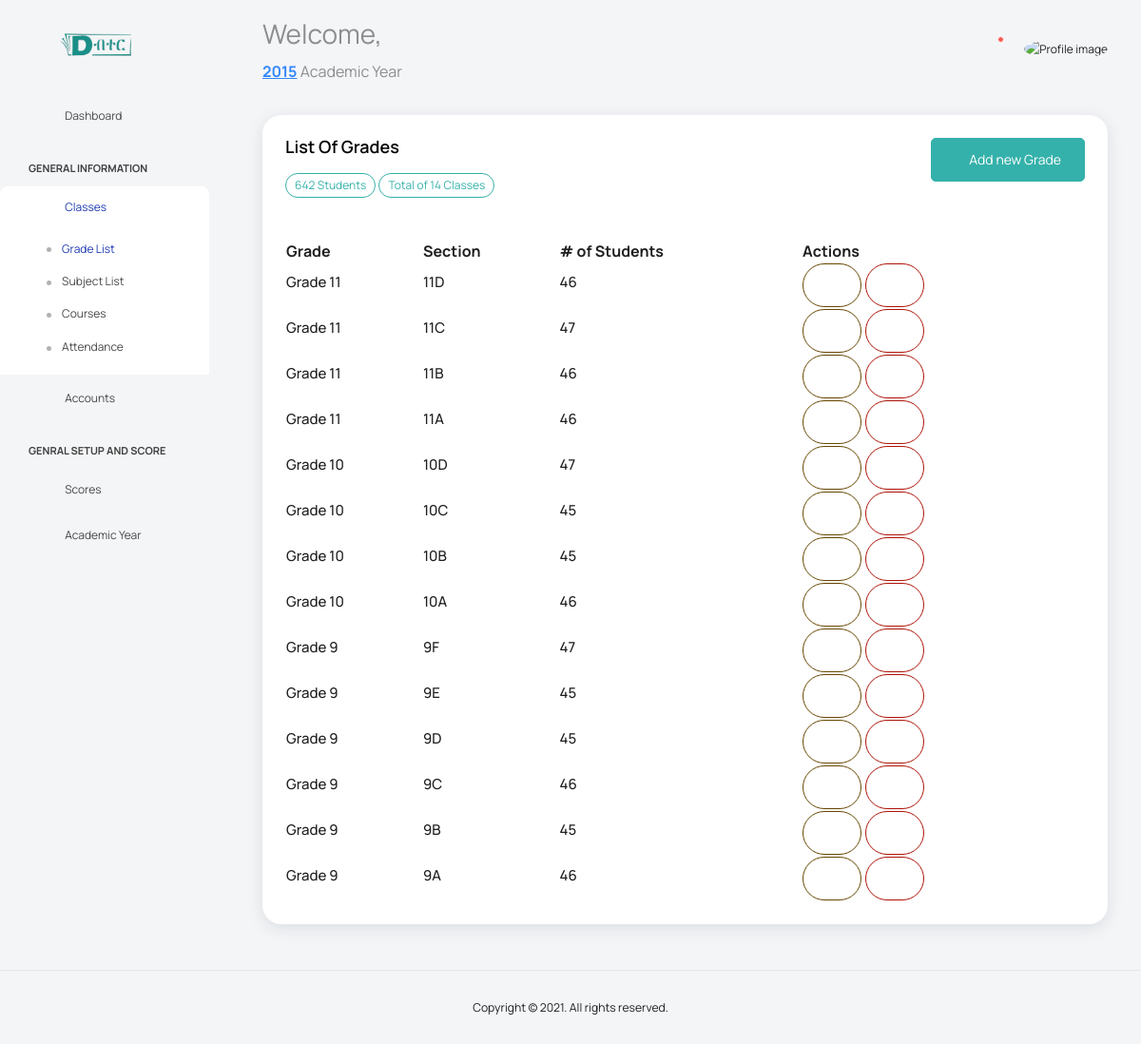
Screenshot of /adminpanel/grades/ (signed in) with the database file from the repository.
### accyear/models.py (models this page shows, shortened)
class AccadamicYear(models.Model):
    STATUS_CHOICE = (('Active', 'Active'),
                     ('Creating', 'Creating'),
                     ('Close', 'Close'))
    name_EC = models.CharField(max_length=4)
    name_GC = models.CharField(max_length=9)
    status = models.CharField(max_length=10, null=True, blank=True)
    created = models.DateTimeField(auto_now_add=True)
    updated = models.DateTimeField(auto_now=True)
    class Meta:
        ordering = ['-created']

class Grade(models.Model):
    acc_yr = models.ForeignKey(AccadamicYear, related_name='grades', on_delete=models.CASCADE)
    grade_num = models.PositiveIntegerField(blank=True, null=True)
    section = models.CharField(max_length=2, blank=True, null=True)
    created = models.DateTimeField(auto_now_add=True)
    updated = models.DateTimeField(auto_now=True)
    class Meta:
        ordering = ['-created']

### adminpanel/views.py (the view)
# urls.py: re_path(r'^adminpanel/grades/$', views.admingrade, name='admin_grades'),
@user_passes_test(lambda u: u.is_superuser)
def admingrade(request):
    try:
        yr = AccadamicYear.objects.filter(status="Active")[0]
    except:
        yr = 'no'
    if yr != 'no':
        grades = Grade.objects.filter(acc_yr=yr)
        stud_num = 0
        for grade in grades:
            stud_num += GradeStudent.objects.filter(grade=grade).count()
    else:
        return redirect("acc_year:yr_setup")
    return render(request, 'pages/admin_grade.html', {'w': 'Gg', 'yr': yr, 'grades': grades, 'stud': stud_num, })

### adminpanel/templates/pages/admin_grade.html (shortened to what this page needs)
{% extends 'admin_base.html' %}
{% load static %}
{% block content %}
{% if yr != 'no' %}
<div class="col-lg-12 grid-margin stretch-card">
  <div class="card">
    <div class="card-body">
      <div class="d-sm-flex justify-content-between align-items-start">
          <div>
            <h4 class="card-title">List of Grades</h4>
            <div class="badge badge-success">{{ stud }} Students</div>
            <div class="badge badge-success">Total of {{ grades.all.count }} Classes</div>
          </div>
          <div>
            <button class="btn btn-success btn-md text-white mb-0 me-0" type="button"><i class="ti-plus"></i> Add new Grade</button>
          </div>
      </div>
      <br><br>
      <div class="table-responsive">
        <table id="grade-tbl" class="display" style="width:100%">
          <thead>
            <tr>
              <th>
                Grade
              </th>
              <th>
                Section
              </th>
              <th>
                # of Students
              </th>
              <th>
                Actions
              </th>
            </tr>
          </thead>
          <tbody>
            {% for grade in grades %}
              <tr>
                <td>
                  <h6>Grade {{ grade.grade_num }}</h6>
                </td>
                <td>
                  <h6>{{ grade.grade_num }}{{ grade.section }}</h6>
                </td>
                <td>
                  <h6>{{ grade.students.count }}</h6>
                </td>
                <td>
                  <a href="{% url 'ad_panel:admin_grades_edit' grade.id %}" class="btn btn-outline-warning btn-rounded btn-icon">
                    <i class="ti-pencil-alt text-dark"></i>
                  </a>
                  <button type="button" class="btn btn-outline-danger btn-rounded btn-icon">
                    <i class="ti-trash text-dark"></i>
                  </button>
                </td>
              </tr>
              {% endfor %}
          </tbody>
        </table>
      </div>
    </div>
  </div>
</div>
</div>
{% endif %}
{% endblock %}

### adminpanel/templates/admin_base.html (shortened to what this page needs)
{% extends 'admin_static.html' %}
{% load static %}
{% block body %}
<div class="container-scroller">
    {% include 'admin_topnav.html' %}
    <div class="container-fluid page-body-wrapper">
        {% include 'admin_sidenav.html' %}
        <div class="main-panel">
        <div class="content-wrapper">
            {% block content %}{% endblock %}
        </div>
        </div>
        <footer class="footer">
            <span class="float-none float-sm-right d-block mt-1 mt-sm-0 text-center">Copyright © 2021. All rights reserved.</span>
            </div>
{% endblock body %}

### adminpanel/templates/admin_static.html (shortened to what this page needs)
{% load static %}
<!DOCTYPE html>
<html lang="en">
<head>
<link rel="stylesheet" href="{% static 'adminpanel/vendors/feather/feather.css' %}">
<link rel="stylesheet" href="{% static 'adminpanel/vendors/mdi/css/materialdesignicons.min.css' %}">
<link rel="stylesheet" href="{% static 'adminpanel/vendors/ti-icons/css/themify-icons.css' %}">
<link rel="stylesheet" href="{% static 'adminpanel/vendors/typicons/typicons.css' %}">
<link rel="stylesheet" href="{% static 'adminpanel/vendors/simple-line-icons/css/simple-line-icons.css' %}">
<link rel="stylesheet" href="{% static 'adminpanel/vendors/css/vendor.bundle.base.css' %}">
<link rel="stylesheet" href="{% static 'adminpanel/vendors/datatables.net-bs4/dataTables.bootstrap4.css' %}">
<link rel="stylesheet" href="{% static 'adminpanel/js/select.dataTables.min.css' %}">
<link rel="stylesheet" href="{% static 'adminpanel/css/vertical-layout-light/style.css' %}">
<link rel="stylesheet" type="text/css" href="https://cdn.datatables.net/1.11.5/css/jquery.dataTables.min.css">
</head>
<body>
    {% block body %}{% endblock body %}
</body>
</html>

### adminpanel/templates/admin_topnav.html (shortened to what this page needs)
{% load static %}
<nav class="navbar default-layout col-lg-12 col-12 p-0 fixed-top d-flex align-items-top flex-row">
    <div class="text-center navbar-brand-wrapper d-flex align-items-center justify-content-start">
    <div class="me-3">
        <button class="navbar-toggler navbar-toggler align-self-center" type="button" data-bs-toggle="minimize">
        <span class="icon-menu"></span>
        </button>
    </div>
    <div>
        <a class="navbar-brand brand-logo" href="{% static 'adminpanel/index.html' %}">
        <img src="{% static 'adminpanel/images/logo.png' %}" alt="logo" />
        </a>
    </div>
    </div>
    <div class="navbar-menu-wrapper d-flex align-items-top">
    <ul class="navbar-nav">
        <li class="nav-item font-weight-semibold d-none d-lg-block ms-0">
            <h1 class="welcome-text">Welcome, </h1>
            {% if yr != 'no' %}
                <h3 class="welcome-sub-text"><span style="color: #3488FC"><u><b>{{ yr.name_EC }}</b></u></span> Academic Year</h3>
            {% endif %}
        </li>
    </ul>
    <ul class="navbar-nav ms-auto">
        <li class="nav-item">
        <form class="search-form" action="#">
            <i class="icon-search"></i>
            <input type="search" class="form-control" placeholder="Search Here" title="Search here">
        </form>
        </li>
        <li class="nav-item dropdown">
        <a class="nav-link count-indicator" id="notificationDropdown" href="#" data-bs-toggle="dropdown">
            <i class="icon-mail icon-lg"></i>
        </a>
        </li>
        <li class="nav-item dropdown">
        <a class="nav-link count-indicator" id="countDropdown" href="#" data-bs-toggle="dropdown" aria-expanded="false">
            <i class="icon-bell"></i>
            <span class="count"></span>
        </a>
        </li>
        <li class="nav-item dropdown d-none d-lg-block user-dropdown">
        <a class="nav-link" id="UserDropdown" href="#" data-bs-toggle="dropdown" aria-expanded="false">
            {% if request.user.student.all > 0 %}
            <img class="img-md rounded-circle" style="width: 40px" src="{% if request.user.student.profil_pic %}{{ request.user.student.profile_pi }}{% else %}{% static 'noprofile.png' %}{% endif %}" alt="Profile image">
            {% elif request.user.teacher.all > 0  %}
            <img class="img-md rounded-circle" style="width: 40px" src="{% if request.user.teacher.profil_pic %}{{ request.user.teacher.profile_pi }}{% else %}{% static 'noprofile.png' %}{% endif %}" alt="Profile image">
            {% elif request.user.parent.all > 0  %}
            <img class="img-md rounded-circle" style="width: 40px" src="{% if request.user.parent.profil_pic %}{{ request.user.parent.profile_pi }}{% else %}{% static 'noprofile.png' %}{% endif %}" alt="Profile image">
            {% else %}
            <img class="img-md rounded-circle" style="width: 40px" src="{% static 'noprofile.png' %}" alt="Profile image">
            {% endif %}
        </a>
        </li>
    </ul>
    </div>
</nav>

### adminpanel/templates/admin_sidenav.html (shortened to what this page needs)
<nav class="sidebar sidebar-offcanvas" id="sidebar">
    <ul class="nav">
      <li class="nav-item {% if w == 'dash' %}active{% endif %}">
        <a class="nav-link" href="{% url 'ad_panel:admin_main' %}">
          <i class="mdi mdi-grid-large menu-icon"></i>
          <span class="menu-title">Dashboard</span>
        </a>
      </li>
      {% if request.user.is_superuser %}
      <li class="nav-item nav-category {% if 'G' in w %}active{% endif %}">General Information</li>
      <li class="nav-item">
        <a class="nav-link" data-bs-toggle="collapse" href="#gen" aria-expanded="{% if 'G' in w %}true{% else %}flase{% endif %}" aria-controls="gen">
          <i class="menu-icon mdi mdi-home-variant"></i>
          <span class="menu-title">Classes</span>
          <i class="menu-arrow"></i>
        </a>
        <div class="collapse {% if 'G' in w %}show{% endif %}" id="gen">
          <ul class="nav flex-column sub-menu">
            <li class="nav-item"> <a class="nav-link {% if w == 'Gg' %}active{% endif %}" href="{% url 'ad_panel:admin_grades' %}">Grade List</a></li>
            <li class="nav-item"> <a class="nav-link {% if w == 'Gsu' %}active{% endif %}" href="{% url 'ad_panel:admin_subjects' %}">Subject List</a></li>
            <li class="nav-item"> <a class="nav-link" href="#">Courses</a></li>
            <li class="nav-item"> <a class="nav-link" href="#">Attendance</a></li>
          </ul>
        </div>
      </li>
      <li class="nav-item {% if 'A' in w %}active{% endif %}">
        <a class="nav-link" data-bs-toggle="collapse" href="#account" aria-expanded="{% if 'A' in w %}true{% else %}flase{% endif %}" aria-controls="ui-basic">
          <i class="menu-icon mdi mdi-folder-account"></i>
          <span class="menu-title">Accounts</span>
          <i class="menu-arrow"></i>
        </a>
      </li>
      <li class="nav-item nav-category">Genral Setup and Score</li>
      <li class="nav-item">
        <a class="nav-link" data-bs-toggle="collapse" href="#score" aria-expanded="false" aria-controls="ui-basic">
          <i class="menu-icon mdi mdi-poll"></i>
          <span class="menu-title">Scores</span>
          <i class="menu-arrow"></i>
        </a>
      </li>
      <li class="nav-item">
        <a class="nav-link" data-bs-toggle="collapse" href="#acc" aria-expanded="false" aria-controls="ui-basic">
          <i class="menu-icon mdi mdi-calendar-multiple"></i>
          <span class="menu-title">Academic Year</span>
          <i class="menu-arrow"></i>
        </a>
      </li>
      {% endif %}
    </ul>
  </nav>

### adminpanel/templates/admin_static.html (style rules this page uses)
th::after { content: none; }

### rows the page displays
AccadamicYear: name_EC "2015"
Grade: grade_num "11", section "D", students.count "46"
Grade: grade_num "11", section "C", students.count "47"
Grade: grade_num "11", section "B", students.count "46"
Grade: grade_num "11", section "A", students.count "46"
Grade: grade_num "10", section "D", students.count "47"
Grade: grade_num "10", section "C", students.count "45"
Grade: grade_num "10", section "B", students.count "45"
Grade: grade_num "10", section "A", students.count "46"
Grade: grade_num "9", section "F", students.count "47"
Grade: grade_num "9", section "E", students.count "45"
Grade: grade_num "9", section "D", students.count "45"
Grade: grade_num "9", section "C", students.count "46"
Grade: grade_num "9", section "B", students.count "45"
Grade: grade_num "9", section "A", students.count "46"

### other values shown
{{ stud }} "642"
{{ grades.all.count }} "14"
